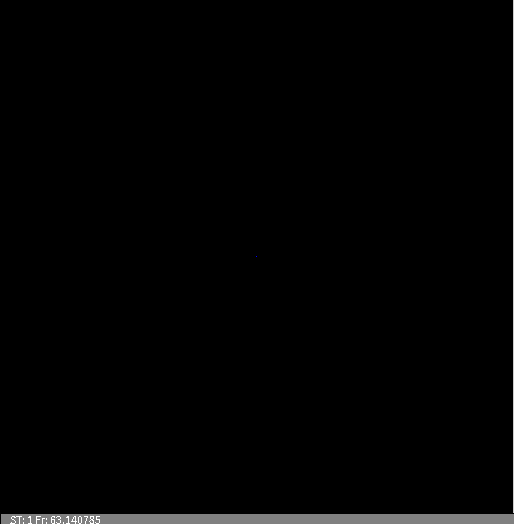
Frame 1 (no input)
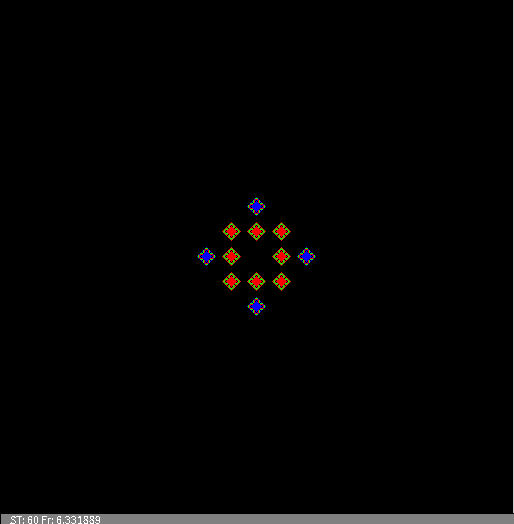
Frame 60 (the mouse pressed at the canvas centre just before this capture)
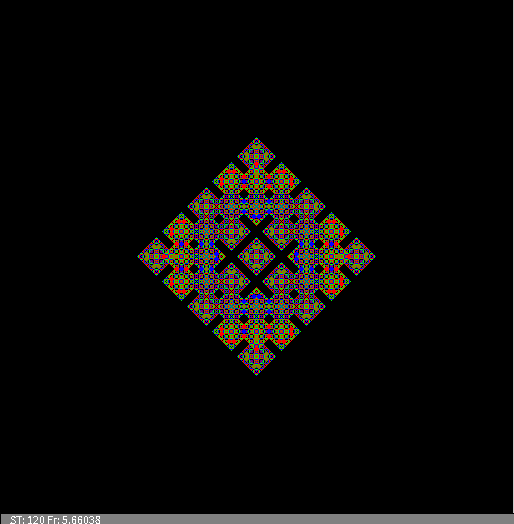
Frame 120 (the mouse held since frame 60 and released just before this capture)

The Processing sketch that drew these frames (run headless with seeded random() and noise(); from frame 60 on, the mouse is pressed at the canvas centre):

// Processing sketch: automat_wzrost2Dv1
// ── automat_wzrost2Dv1.pde
//Dwuwymiarowy, DETERMINISTYCZNY automat komórkowy - reguła "ZSUMUJ Z SĄSIADAMI I WEŹ MODULO". Sync.
//Zasiewanie tablicy na początku z zadaną gęstością lub pojedynczą komórką
//////////////////////////////////////////////////////////////////////////////////////////////////////////////////
int WorldSize=513;//Ile chcemy elementów w linii?
int Div=5;
int[][] WorldOld=new int[WorldSize][WorldSize];//Tworzenie tablic - w Processingu zawsze za pomocą alokacji
int[][] WorldNew=new int[WorldSize][WorldSize];
float IDens=0.0;//Początkowa gęstość w tablicy

void setup()
{
  size(514,524);    //Okno nie kwadratowe bo napis
  noSmooth();
  if(IDens>0)
  {
   for(int i=0;i<WorldOld.length;i++) //Zasiewanie tablicy
    for(int j=0;j<WorldOld.length;j++) 
    if(random(1.0)<IDens)
      WorldOld[i][j]=int(random(3));
  }
  else
  {
    WorldOld[WorldSize/2][WorldSize/2]=1;
  }
  frameRate(20);
}


int t=0;
void draw()
{  
  for(int i=0;i<WorldOld.length;i++)//Wizualizacja czyli "rysowanie na ekranie" 
  for(int j=0;j<WorldOld.length;j++) 
  {
    switch(WorldOld[i][j]){ //Instrukcja wyboru pozwala nam wybrać dowolny kolor w zależności od liczby w konmórce
    case 3:stroke(128,128,0);break;
    case 2:stroke(255,0,0);break;
    case 1:stroke(0,0,255);break;
    case 0:stroke(0,0,0);break;
    default: stroke(0,255,0);//To się pojawiac nie powinno
    break;
    }
    
    point(i,j);
  }
  
  for(int i=0;i<WorldOld.length;i++)//Zmiana stanu automatu
  {
       //Reguła - "ZSUMUJ Z SĄSIADAMI I WEŹ MODULO"
       //Zamiast ignorować brzegi można zrobić liczenie indeksów sąsiadów z zawijaniem dzięki reszcie z dzielenia
       int right = (i+1) % WorldSize;      
       //int morer = (i+2) % WorldSize;     
       int left  = (WorldSize+i-1) % WorldSize;
       //int morel = (WorldSize+i-2) % WorldSize;
       
       for(int j=0;j<WorldOld.length;j++) 
       {
       int dw=(j+1) % WorldSize;   
       int up=(WorldSize+j-1) % WorldSize;
       int ile = WorldOld[i][j]
               +WorldOld[left][j]
               +WorldOld[right][j]
               +WorldOld[i][up]
               +WorldOld[i][dw]              
               ;//suma pięciu brana potem modulo 3
    
       WorldNew[i][j]=ile % Div;//Nowy stan zapisujemy na drugą tablicę
       }
   }
   
   //Zamiana tablic
   int[][] WorldTmp=WorldOld;
   WorldOld=WorldNew;
   WorldNew=WorldTmp;
   
   t++;//Kolejne pokolenie/krok/rok
   fill(128);
   rect(0,WorldSize,width,height-WorldSize);//Czyszczący prostokąt
   fill(255);
   text("ST: "+t+" Fr: "+frameRate,10,height);
}

//////////////////////////////////////////////////////////////////////////////////
// Autor: Wojciech T. Borkowski
// Materiały do podręcznika "Processing w edukacji i symulacji
// https://github.com/borkowsk/sym4processing/tree/master/ProcessingWEdukacji
//////////////////////////////////////////////////////////////////////////////////
